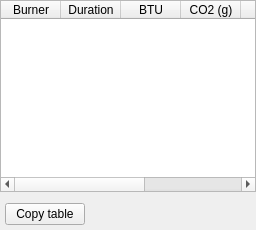
     <widget class="QWidget" name="detailsTab">
      <property name="toolTip">
       <string notr="true"/>
      </property>
      <property name="accessibleDescription">
       <string notr="true"/>
      </property>
      <attribute name="title">
       <string notr="true">Details</string>
      </attribute>
      <layout class="QVBoxLayout" name="verticalLayout_3">
       <property name="spacing">
        <number>6</number>
       </property>
       <property name="leftMargin">
        <number>0</number>
       </property>
       <property name="topMargin">
        <number>0</number>
       </property>
       <property name="rightMargin">
        <number>0</number>
       </property>
       <property name="bottomMargin">
        <number>0</number>
       </property>
       <item>
        <widget class="QTableWidget" name="datatable">
         <property name="sizePolicy">
          <sizepolicy hsizetype="Expanding" vsizetype="Expanding">
           <horstretch>0</horstretch>
           <verstretch>0</verstretch>
          </sizepolicy>
         </property>
         <property name="toolTip">
          <string notr="true"/>
         </property>
         <property name="accessibleDescription">
          <string notr="true"/>
         </property>
         <property name="horizontalScrollBarPolicy">
          <enum>Qt::ScrollBarPolicy::ScrollBarAsNeeded</enum>
         </property>
         <property name="sizeAdjustPolicy">
          <enum>QAbstractScrollArea::SizeAdjustPolicy::AdjustIgnored</enum>
         </property>
         <property name="editTriggers">
          <set>QAbstractItemView::EditTrigger::NoEditTriggers</set>
         </property>
         <property name="tabKeyNavigation">
          <bool>false</bool>
         </property>
         <property name="alternatingRowColors">
          <bool>true</bool>
         </property>
         <property name="selectionBehavior">
          <enum>QAbstractItemView::SelectionBehavior::SelectRows</enum>
         </property>
         <property name="sortingEnabled">
          <bool>true</bool>
         </property>
         <property name="wordWrap">
          <bool>false</bool>
         </property>
         <attribute name="horizontalHeaderCascadingSectionResizes">
          <bool>false</bool>
         </attribute>
         <attribute name="horizontalHeaderMinimumSectionSize">
          <number>50</number>
         </attribute>
         <attribute name="horizontalHeaderDefaultSectionSize">
          <number>60</number>
         </attribute>
         <attribute name="horizontalHeaderStretchLastSection">
          <bool>true</bool>
         </attribute>
         <column>
          <property name="text">
           <string notr="true">Burner</string>
          </property>
         </column>
         <column>
          <property name="text">
           <string notr="true">Duration</string>
          </property>
         </column>
         <column>
          <property name="text">
           <string notr="true">BTU</string>
          </property>
         </column>
         <column>
          <property name="text">
           <string notr="true">CO2 (g)</string>
          </property>
         </column>
         <column>
          <property name="text">
           <string notr="true">Load</string>
          </property>
         </column>
         <column>
          <property name="text">
           <string notr="true">Source</string>
          </property>
         </column>
         <column>
          <property name="text">
           <string notr="true">Kind</string>
          </property>
         </column>
        </widget>
       </item>
       <item>
        <layout class="QHBoxLayout" name="CopyTableLine">
         <property name="leftMargin">
          <number>5</number>
         </property>
         <property name="topMargin">
          <number>5</number>
         </property>
         <property name="rightMargin">
          <number>5</number>
         </property>
         <property name="bottomMargin">
          <number>5</number>
         </property>
         <item>
          <widget class="QPushButton" name="copyTableButton">
           <property name="focusPolicy">
            <enum>Qt::FocusPolicy::NoFocus</enum>
           </property>
           <property name="toolTip">
            <string notr="true"/>
           </property>
           <property name="accessibleDescription">
            <string notr="true"/>
           </property>
           <property name="text">
            <string notr="true">Copy table</string>
           </property>
          </widget>
         </item>
         <item>
          <spacer name="horizontalSpacer_3">
           <property name="orientation">
            <enum>Qt::Orientation::Horizontal</enum>
           </property>
           <property name="sizeHint" stdset="0">
            <size>
             <width>40</width>
             <height>20</height>
            </size>
           </property>
          </spacer>
         </item>
         <item>
          <widget class="QLabel" name="roastbatchposLabel">
           <property name="toolTip">
            <string notr="true"/>
           </property>
           <property name="accessibleDescription">
            <string notr="true"/>
           </property>
           <property name="text">
            <string notr="true"/>
           </property>
           <property name="alignment">
            <set>Qt::AlignmentFlag::AlignRight|Qt::AlignmentFlag::AlignTrailing|Qt::AlignmentFlag::AlignVCenter</set>
           </property>
          </widget>
         </item>
        </layout>
       </item>
      </layout>
     </widget>
